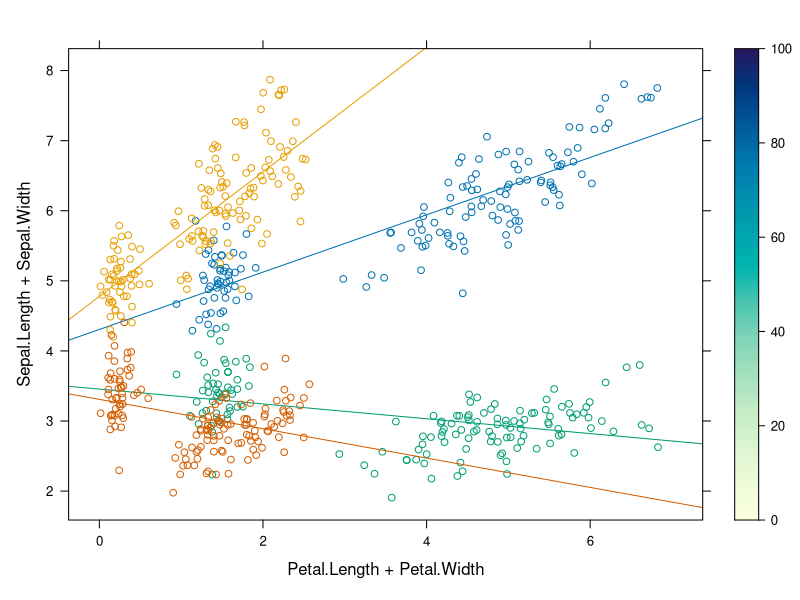
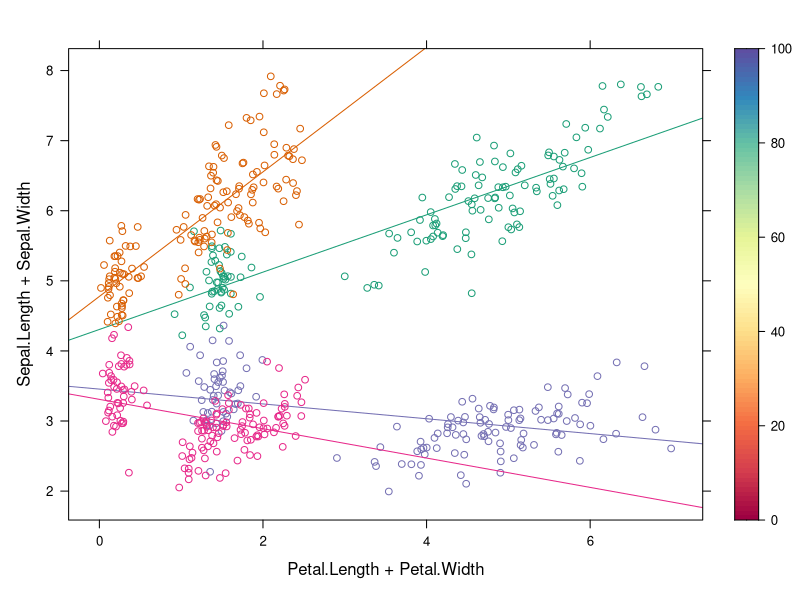

Reproduce these figures in R, in order. (Note: this script raises an error after producing the figures.)
library(latticeExtra)


### Name: custom.theme
### Title: Create a lattice theme based on specified colors
### Aliases: custom.theme custom.theme.2
### Keywords: dplot

### ** Examples

set.seed(0)

## create a plot to demonstrate graphical settings
obj <-
xyplot(Sepal.Length + Sepal.Width ~ Petal.Length + Petal.Width, iris,
       type = c("p", "r"), jitter.x = TRUE, jitter.y = TRUE, factor = 5,
       auto.key = list(lines = TRUE, rectangles = TRUE))
obj <- update(obj, legend = list(right =
         list(fun = "draw.colorkey", args = list(list(at = 0:100)))))

## draw with default theme
obj

## draw with custom.theme()
update(obj, par.settings = custom.theme())

## create a theme with paired colours, filled points, etc
update(obj, par.settings =
  custom.theme(symbol = brewer.pal(12, "Paired"),
               fill = brewer.pal(12, "Paired"),
               region = brewer.pal(9, "Blues"),
               bg = "grey90", fg = "grey20", pch = 16))

## draw with custom.theme.2()
update(obj, par.settings = custom.theme.2())
